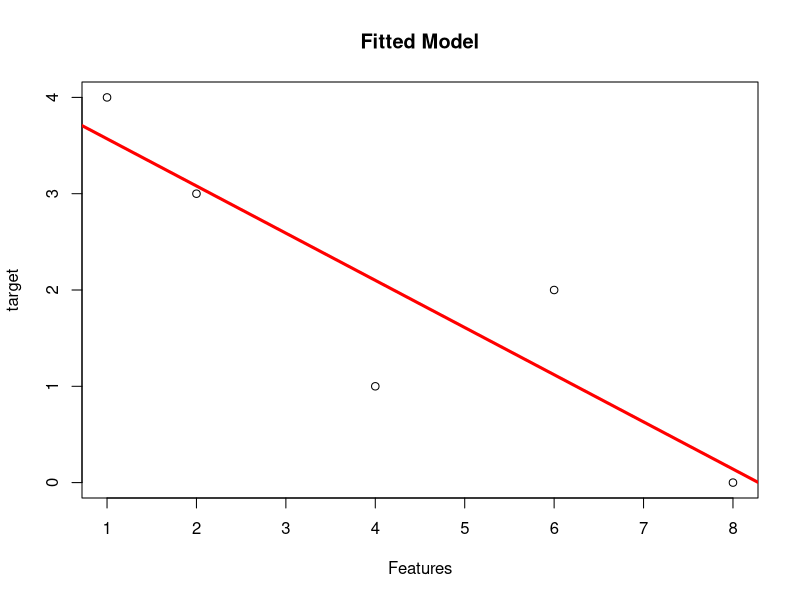

Write the R code that produced this figure. (Note: this script raises an error after producing the figure.)
# Write your model
# Simple linear regression
# Check list
# Sxx,Syy,Sxy(Checked)(Mahmoud and Zyad).
# Beta 1,Beta0(Checked)(Mahmoud and Zyad).
# SSR,SSE,SST,MSR,MSE,MST(checked)(Bisho and Hamdi).
# Anova table(Checked)(ziad and ali).
# Confidence interval for estimator at given significant level(Checked)(gaber and safy).
# Calculation of C.l. for mean response and new observation(Gowely and Ashraf).
# Scatter plot contain fitted line(Checked)(Mahmoud).
#----------------------Mahmoud Essam and Zyad Ashraf--------------------------#
Data <- data.frame(
  x = c(1,2,4,6,8),
  y = c(4,3,1,2,0)
)
# Getting needed data
x <- Data$x
y <- Data$y
n <- length(x)
xbar<-mean(x)
ybar<-mean(y)
# Calculating Sxx and Sxy and Syy
Sxx<- round(sum(x^2) -n*(xbar^2),2)
Syy <- round(sum(y^2) -n*(ybar^2),2)
Sxy <- round(sum(x*y) -n*xbar*ybar,2)
# Calculating intercept(Beta Node) and Slope(Beta 1)
Beta_1 <- round(Sxy / Sxx,2)
Beta_0 <- round(ybar - Beta_1*xbar,2)
# Plotting data 
plot(x,y,main = "Fitted Model",
     xlab ="Features",
     ylab="target")
abline(a=Beta_0,b=Beta_1,col="red",lwd=3)
#----------------------Mahmoud Essam and Zyad Ashraf--------------------------#
#-----------------------------------------------------------------------------#
#----------------------mohamed hamdy and bishoy-------------------------------#
#calculating sum squares (regression, error,total)
SSR <-Beta_1^2*Sxx
SST <-Syy
SSE <-SST-SSR
#calculating coeffecient(correlation, determination)
Rsquare<-as.numeric(SSR/SST)
print(paste('dependent variable explained by an independent variable in regression model ',Rsquare*100,'%'))
if(Beta_1<0){
  r<-0-sqrt(Rsquare)
  print(paste("the model has negative correlation about ",r))
  
}else{
  r<-sqrt(Rsquare)
  print(paste("the model has positive correlation about ",r))
}
#----------------------mohamed hamdy and bishoy-------------------------------#
#-----------------------------------------------------------------------------#
#----------------------Ali elsayed  and ziad ashraf --------------------------#
# calculate F0
F0 <- MSR / MSE
#DEGREE OF FREEDOM 
DFR=1
DFE=n-2
DFT= DFR+DFE
#calculating Mean sum squares(regression,error)
MSR<-SSR/DFR
MSE<-SSE/DFE
#anova table
ANOVA=matrix(c(SSR,SSE,SST,DFR,DFE,DFT,MSR,MSE,"",F0,"",""),ncol=4)
row.names(ANOVA)=c("Treatment","Error","Total")
colnames(ANOVA)=c("Sum square","Degree of freedom","Mean sum square","F table")
ANOVA<- as.table(ANOVA)
ANOVA
# calculate f_test 
alpha <- as.numeric(readline("Enter significance level : "))
Fc<- qf(alpha, DFR, DFE)
if (F0 > Fc) {
  print("Reject H0, There's relation between X and Y")
} else {
  print("dont reject H0, There's no relation")
}
#----------------------Ali elsayed  and ziad ashraf --------------------------#
#-----------------------------------------------------------------------------#
#----------------------Mohamed Hassan and Safy Fathy--------------------------#
Confidence_Interval_of_B1 = function(C){
  c = 1-((1-C)/2)
  t = qt(c,df=(n-2))
  margin =  t * sqrt(MSE/Sxx)
  lower_bound = Beta_1-margin
  upper_bound = Beta_1+margin
  CI = c(lower_bound,upper_bound)
  return(CI)
  
}
B1 = Confidence_Interval_of_B1(0.95)
print(paste0("B1 is between interval " , data.frame(B1)))


Confidence_Interval_of_B0 = function(C){
  c = 1-((1-C)/2)
  t = qt(c,df=(n-2))
  margin =  t * sqrt(MSE*((1/n)+(xbar^2/Sxx)))
  lower_bound = Beta_0-margin
  upper_bound = Beta_0+margin
  CI = c(lower_bound,upper_bound) 
  return(CI)
  
}

B0 = Confidence_Interval_of_B0(0.95)
print(paste0("B0 is between interval " , data.frame(B0) ))
#----------------------Mohamed Hassan and Safy Fathy--------------------------#
#-----------------------------------------------------------------------------#
